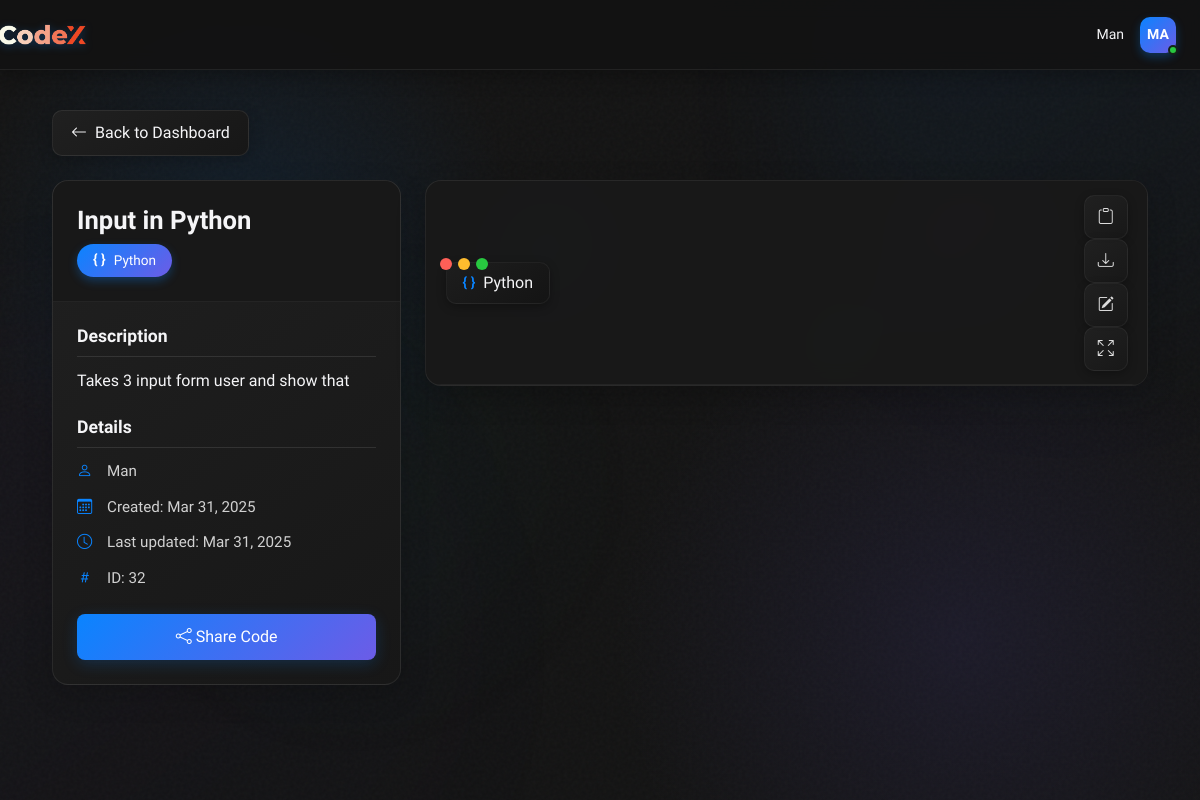
Page /core/code/32/ (signed in) on the committed database.
### core/models.py (models this page shows, shortened)
class CodeSnippet(models.Model):
    title = models.CharField(max_length=100)
    description = models.TextField(blank=True, null=True)
    language = models.CharField(max_length=20, choices=LANGUAGE_CHOICES)
    owner = models.ForeignKey(User, on_delete=models.CASCADE, related_name='snippets')
    code_content = models.TextField()
    user_input = models.TextField(
        blank=True,
        null=True,
        help_text="Input provided by the user for code execution"
    )
    requirements = models.TextField(
        blank=True,
        null=True,
        help_text="Additional requirements or specifications for the code"
    )
    created_at = models.DateTimeField(auto_now_add=True)
    updated_at = models.DateTimeField(auto_now=True)
    parent_snippet = models.ForeignKey('self', on_delete=models.SET_NULL, null=True, blank=True, related_name='versions')
    version_number = models.PositiveIntegerField(default=1)

### core/views.py (the view)
# urls.py: path('code/<int:pk>/', views.code_detail, name='code_detail'),
@login_required
def code_detail(request, pk):
    snippet = get_object_or_404(CodeSnippet, pk=pk, owner=request.user)
    versions = []
    if snippet.parent_snippet:
        root = snippet.parent_snippet
        versions = list(root.versions.all().order_by('version_number'))
        versions.insert(0, root)  # Add the root as the first version
    elif hasattr(snippet, 'versions') and snippet.versions.exists():
        versions = list(snippet.versions.all().order_by('version_number'))
        versions.insert(0, snippet)  # Add the root as the first version
    return render(request, 'code_detail.html', {
        'snippet': snippet,
        'versions': versions
    })

### templates/code_detail.html (shortened to what this page needs)
{% extends 'base.html' %}
{% load static %}
{% block extra_css %}
    <link rel="stylesheet" href="https://cdn.jsdelivr.net/npm/bootstrap-icons@1.11.0/font/bootstrap-icons.css">
    <link rel="stylesheet" href="https://cdnjs.cloudflare.com/ajax/libs/codemirror/5.65.2/codemirror.min.css">
    <link rel="stylesheet" href="https://cdnjs.cloudflare.com/ajax/libs/codemirror/5.65.2/theme/dracula.min.css">
    <link rel="stylesheet" href="https://cdnjs.cloudflare.com/ajax/libs/codemirror/5.65.2/theme/monokai.min.css">
    <link rel="stylesheet" href="{% static 'css/code_detail.css' %}">
{% endblock %}
{% block background_elements %}
    <div class="bg-element bg-element-2"></div>
    <div class="bg-element bg-element-3"></div>
{% endblock %}
{% block header %}
    <nav class="navbar">
        <div class="navbar-container">
            <div class="navbar-brand">
                <div class="navbar-logo">
                    <img src="{% static 'codexc.png'%}" alt="CodeX" />
                </div>
            </div>
            <div class="navbar-user">
                <div class="navbar-user-info">
                    <span class="username">{{ user.username }}</span>
                </div>
                <div class="user-avatar">
                    <span>{{ user.username|slice:":2"|upper }}</span>
                    <div class="status-indicator"></div>
                </div>
            </div>
        </div>
    </nav>
{% endblock %}
{% block content %}
    <div class="main-content">
        <div class="container-fluid">
            <div class="mb-4">
                <a href="{% url 'dashboard' %}" class="btn btn-back">
                    <i class="bi bi-arrow-left"></i> Back to Dashboard
                </a>
            </div>
            <div class="row align-items-start">
                <div class="col-lg-4 mb-4 mb-lg-0">
                    <div class="code-details-card animate-fade-up">
                        <div class="card-header">
                            <h3 class="code-title mb-2">{{ snippet.title }}</h3>
                            <div class="language-pill">
                                <span class="language-icon" style="color:white; position:relative; top:-1px">{ }</span>
                                {{ snippet.language|capfirst }}
                            </div>
                        </div>
                        <div class="card-body">
                            {% if snippet.description %}
                                <div class="code-description mb-4">
                                    <h5 class="details-heading">Description</h5>
                                    <p>{{ snippet.description }}</p>
                                </div>
                            {% endif %}
                            <div class="code-meta">
                                <h5 class="details-heading">Details</h5>
                                <div class="meta-item">
                                    <i class="bi bi-person"></i>
                                    <span>{{ snippet.owner.username }}</span>
                                </div>
                                <div class="meta-item">
                                    <i class="bi bi-calendar3"></i>
                                    <span>Created: {{ snippet.created_at|date:"M d, Y" }}</span>
                                </div>
                                <div class="meta-item">
                                    <i class="bi bi-clock"></i>
                                    <span>Last updated: {{ snippet.updated_at|date:"M d, Y" }}</span>
                                </div>
                                <div class="meta-item">
                                    <i class="bi bi-hash"></i>
                                    <span>ID: {{ snippet.id }}</span>
                                </div>
                            </div>
                            <div class="mt-4">
                                <button class="btn btn-action w-100" id="share-button">
                                    <i class="bi bi-share"></i> Share Code
                                </button>
                            </div>
                        </div>
                    </div>
                </div>
                <div class="col-lg-8">
                    <div class="code-container card animate-fade-up">
                        <div class="editor-window-controls">
                            <div class="window-control control-close"></div>
                            <div class="window-control control-minimize"></div>
                            <div class="window-control control-maximize"></div>
                        </div>
                        <div class="code-header">
                            <div class="language-name">
                                <span class="language-icon">{ }</span>
                                {{ snippet.language|capfirst }}
                            </div>
                            <div class="code-toolbar">
                                <button id="copy-code" class="btn-icon" title="Copy Code">
                                    <i class="bi bi-clipboard"></i>
                                </button>
                                <button id="download-code" class="btn-icon" title="Download Code">
                                    <i class="bi bi-download"></i>
                                </button>
                                <button id="edit-code" class="btn-icon" title="Edit Code">
                                    <i class="bi bi-pencil-square"></i>
                                </button>
                                <button id="expand-code" class="btn-icon" title="View Fullscreen">
                                    <i class="bi bi-arrows-fullscreen"></i>
                                </button>
                            </div>
                        </div>
                    </div>
                </div>
            </div>
        </div>
    </div>
{% endblock %}

### rows in the picture
CodeSnippet: title "Input in Python", language "Python", description "Takes 3 input form user and show that", owner.username "Man", created_at "Mar 31, 2025", updated_at "Mar 31, 2025", id "32"

### other values in the picture
{{ user.username }} "Man"
{{ user.username|slice:":2"|upper }} "MA"
